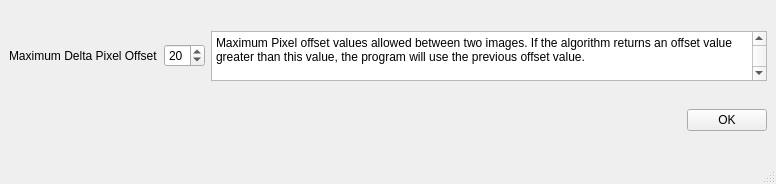
<?xml version="1.0" encoding="UTF-8"?>
<ui version="4.0">
 <class>MainWindow</class>
 <widget class="QMainWindow" name="MainWindow">
  <property name="geometry">
   <rect>
    <x>0</x>
    <y>0</y>
    <width>776</width>
    <height>184</height>
   </rect>
  </property>
  <property name="windowTitle">
   <string>MainWindow</string>
  </property>
  <widget class="QWidget" name="centralwidget">
   <layout class="QVBoxLayout" name="verticalLayout">
    <item>
     <layout class="QHBoxLayout" name="horizontalLayout">
      <item>
       <widget class="QLabel" name="label">
        <property name="text">
         <string>Maximum Delta Pixel Offset</string>
        </property>
       </widget>
      </item>
      <item>
       <widget class="QSpinBox" name="spinBox">
        <property name="minimum">
         <number>3</number>
        </property>
        <property name="value">
         <number>20</number>
        </property>
       </widget>
      </item>
      <item>
       <widget class="QPlainTextEdit" name="plainTextEdit">
        <property name="minimumSize">
         <size>
          <width>300</width>
          <height>50</height>
         </size>
        </property>
        <property name="maximumSize">
         <size>
          <width>16777215</width>
          <height>50</height>
         </size>
        </property>
        <property name="readOnly">
         <bool>true</bool>
        </property>
        <property name="plainText">
         <string>Maximum Pixel offset values allowed between two images. If the algorithm returns an offset value greater than this value, the program will use the previous offset value.
</string>
        </property>
       </widget>
      </item>
     </layout>
    </item>
    <item>
     <layout class="QHBoxLayout" name="horizontalLayout_2">
      <item>
       <spacer name="horizontalSpacer">
        <property name="orientation">
         <enum>Qt::Horizontal</enum>
        </property>
        <property name="sizeHint" stdset="0">
         <size>
          <width>40</width>
          <height>20</height>
         </size>
        </property>
       </spacer>
      </item>
      <item>
       <widget class="QPushButton" name="ok_button">
        <property name="text">
         <string>OK</string>
        </property>
       </widget>
      </item>
     </layout>
    </item>
   </layout>
  </widget>
  <widget class="QMenuBar" name="menubar">
   <property name="geometry">
    <rect>
     <x>0</x>
     <y>0</y>
     <width>776</width>
     <height>22</height>
    </rect>
   </property>
  </widget>
  <widget class="QStatusBar" name="statusbar"/>
 </widget>
 <resources/>
 <connections>
  <connection>
   <sender>ok_button</sender>
   <signal>clicked()</signal>
   <receiver>MainWindow</receiver>
   <slot>ok_button_clicked()</slot>
   <hints>
    <hint type="sourcelabel">
     <x>727</x>
     <y>138</y>
    </hint>
    <hint type="destinationlabel">
     <x>587</x>
     <y>132</y>
    </hint>
   </hints>
  </connection>
 </connections>
 <slots>
  <slot>ok_button_clicked()</slot>
 </slots>
</ui>
